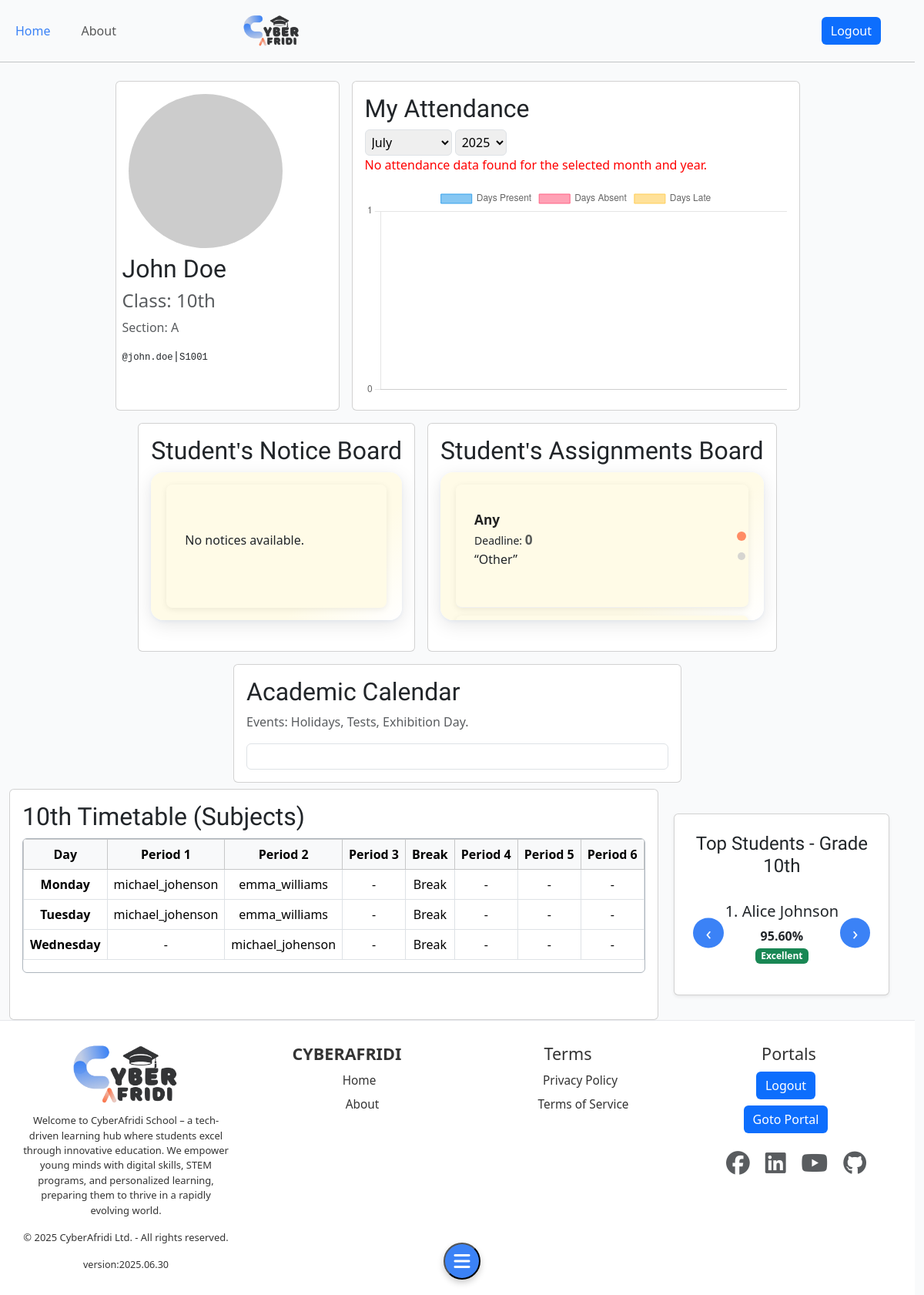
Page /views/portals/stportal (signed in) on the committed database.
### tables this page shows
CREATE TABLE `user_info` (
  `user_id` int NOT NULL,
  `first_name` varchar(100) NOT NULL,
  `last_name` varchar(100) NOT NULL,
  `username` varchar(40) NOT NULL,
  `email` varchar(255) NOT NULL,
  `phone_number` varchar(20) NOT NULL,
  `role` enum('student','teacher','parent','staff') NOT NULL,
  `password` varchar(255) NOT NULL,
  `date_of_birth` date DEFAULT NULL,
  `gender` enum('male','female','other') DEFAULT NULL,
  `address` varchar(255) DEFAULT NULL,
  `created_at` timestamp NULL DEFAULT CURRENT_TIMESTAMP,
  `updated_at` timestamp NULL DEFAULT CURRENT_TIMESTAMP ON UPDATE CURRENT_TIMESTAMP,
  `status` enum('active','inactive','suspended') DEFAULT 'active',
  `profile_picture` varchar(255) DEFAULT NULL,
  `student_id` varchar(50) DEFAULT NULL,
  `grade` varchar(20) DEFAULT NULL,
  `grade_incharge` varchar(10) DEFAULT NULL,
  `section` varchar(10) DEFAULT NULL,
  `guardian_name` varchar(100) DEFAULT NULL,
  `guardian_contact` varchar(20) DEFAULT NULL,
  `employee_id` varchar(50) DEFAULT NULL,
  `department` varchar(100) DEFAULT NULL,
  `subjects_taught` varchar(255) DEFAULT NULL,
  `join_date` date DEFAULT NULL,
  `qualification` varchar(100) DEFAULT NULL,
  `relationship_to_student` varchar(50) DEFAULT NULL,
  `children` json DEFAULT NULL,
  `child_user` varchar(50) DEFAULT NULL,
  `designation` varchar(100) DEFAULT NULL,
  `full_name` varchar(255) GENERATED ALWAYS AS (concat(`first_name`,_utf8mb4' ',`last_name`)) STORED,
  `parent_id` varchar(50) DEFAULT NULL
);

CREATE TABLE `assignments` (
  `username` varchar(100) NOT NULL,
  `role` varchar(100) NOT NULL,
  `title` varchar(200) NOT NULL,
  `description` varchar(400) NOT NULL,
  `deadline` int NOT NULL
);

### views/portals/stportal/index.php (the view, shortened to what this page needs)
<?php
    include_once __DIR__ . '/../../../config/config.php';
?>
<div class="container-fluid d-flex flex-wrap justify-content-center">
    <section class="card w-25 m-2 p-2" id="student_info" title="User Information">
            <?php
            $student_username = $_SESSION['user'];
            function getstudentInfo($student_username)
            {
                global $pdo;
                $stmt = $pdo->prepare("SELECT * FROM user_info WHERE username = ?");
                $stmt->execute([$student_username]);
                return $stmt->fetch(PDO::FETCH_ASSOC);
            }
            $student_info = getstudentInfo($student_username);
            ?>
            <div class="m-2">
                <img src="<?= htmlspecialchars($student_info['profile_picture']) ?>" alt="<?= htmlspecialchars($student_info['first_name']) ?>" class="rounded-circle img-fluid" title="User Profile">
            </div>
            <div>
                <h2 title="User Name"><?= htmlspecialchars(ucfirst($student_info['first_name'] . ' ' . $student_info['last_name'])) ?></h2>
                <h4 class="text-muted">Class: <?= htmlspecialchars($student_info['grade']) ?></h4>
                <p class="text-muted">Section: <?= htmlspecialchars(ucfirst($student_info['section'])) ?></p>
                <code class="text-dark user-select-none"><small title="username">@<?= htmlspecialchars($_SESSION['user']) ?></small>|<small title="student id"><?= htmlspecialchars($student_info['student_id']) ?></small></code>
            </div>
    </section>
    <section class="card m-2 w-50 p-3" id="student_attendance">
        <h2>My Attendance</h2>
        <?php
        function getMyAttendance($student_username, $selected_month = null, $selected_year = null)
        {
            global $pdo;
            $query = "SELECT year, month, present_days, absent_days, late_days FROM attendance WHERE username = ?";
            if ($selected_month && $selected_year) {
                $query .= " AND month = ? AND year = ?";
                $stmt = $pdo->prepare($query);
                $stmt->execute([$student_username, $selected_month, $selected_year]);
            } else {
                $stmt = $pdo->prepare($query);
                $stmt->execute([$student_username]);
            }
            return $stmt->fetchAll(PDO::FETCH_ASSOC);
        }
        $selected_month = isset($_GET['month']) ? $_GET['month'] : date('m');
        $selected_year = isset($_GET['year']) ? $_GET['year'] : date('Y');
        $my_attendance = getMyAttendance($student_username, $selected_month, $selected_year);
        if (empty($my_attendance)) {
            $error = "No attendance data found for the selected month and year.";
        }
        ?>
        <form method="GET">
            <select class="border rounded p-1" name="month" onchange="this.form.submit()">
                <option value="7" <?= $selected_month == 7 ? 'selected' : '' ?>>July</option>
            </select>
            <select class="border rounded p-1" name="year" onchange="this.form.submit()">
                <?php
                $current_year = date('Y');
                for ($i = $current_year - 5; $i <= $current_year + 5; $i++) {
                    echo '<option value="' . $i . '" ' . ($selected_year == $i ? 'selected' : '') . '>' . $i . '</option>';
                }
                ?>
            </select>
        </form>
        <?php if (isset($error)) : ?>
            <p style="color: red"><?= $error ?></p>
        <?php endif; ?>
        <canvas id="MyAttendanceChart" title="My Attendance"></canvas>
        </section>
    <section class="card m-2 p-3 notice_board" id="students_notice-board">
        <h2><?= htmlspecialchars(ucfirst($_SESSION['role'])) ?><span style="font-family:'Times New Roman', Times, serif;">'</span>s Notice Board</h2>
        <?php
            function getNoticesByRole($role)
            {
                global $pdo;
                $stmt = $pdo->prepare("SELECT * FROM notice_board WHERE role = :role");
                $stmt->bindParam(':role', $role, PDO::PARAM_STR);
                $stmt->execute();
                return $stmt->fetchAll(PDO::FETCH_ASSOC);
            }
            $role = isset($_SESSION['role']) ? $_SESSION['role'] : 'guest';
            $notices = getNoticesByRole($role);
        ?>
        <div class="swiper-container">
            <div class="swiper-wrapper">
                <?php if ($notices): ?>
                    <?php foreach ($notices as $notice): ?>
                        <div class="swiper-slide">
                            <div>
                                <strong><?= htmlspecialchars($notice['title']) ?></strong><br>
                                <small>Date: <strong class="text-muted"><?= htmlspecialchars($notice['created_at']) ?></strong></small><br>
                                <p>
                                    <span><q><?= htmlspecialchars($notice['content']) ?></q></span>
                                </p>
                                <button class="copy-notice-btn flex items-center gap-1 px-2 py-1 rounded bg-yellow-100 hover:bg-yellow-200 border border-yellow-300 text-yellow-700 text-xs transition focus:outline-none focus:ring-2 focus:ring-yellow-400" type="button"
                                data-notice="<?= htmlspecialchars(
                                    'Title: ' . $notice['title'] . "\n" .
                                    'Date: ' . $notice['created_at'] . "\n" .
                                    'Content: ' . $notice['content'],
                                    ENT_QUOTES
                                ) ?>"
                                title="Copy notice to clipboard">
                                <span class="inline-block" aria-hidden="true">📋</span>
                            </button>
                            </div>
                        </div>
                    <?php endforeach; ?>
                <?php else: ?>
                    <div class="swiper-slide">
                        <p>No notices available.</p>
                    </div>
                <?php endif; ?>
            </div>
        </div>
    </section>
    <section class="card m-2 p-3 assignments" id="student_class-assignments">
        <h2><?= htmlspecialchars(ucfirst($_SESSION['role'])) ?><span style="font-family:'Times New Roman', Times, serif;">'</span>s Assignments Board</h2>
        <?php
            function getassignments($role)
            {
                global $pdo;
                $stmt = $pdo->prepare("SELECT * FROM assignments WHERE role = :role");
                $stmt->bindParam(':role', $role, PDO::PARAM_STR);
                $stmt->execute();
                return $stmt->fetchAll(PDO::FETCH_ASSOC);
            }
            $role = isset($_SESSION['role']) ? $_SESSION['role'] : 'guest';
            $notices = getassignments($role);
        ?>
        <div class="swiper-container">
            <div class="swiper-wrapper">
                <?php if ($notices): ?>
                    <?php foreach ($notices as $notice): ?>
                        <div class="swiper-slide">
                            <div>
                                <strong><?= htmlspecialchars($notice['title']) ?></strong><br>
                                <small>Deadline: <strong class="text-muted"><?= htmlspecialchars($notice['deadline']) ?></strong></small><br>
                                <p>
                                    <span><q><?= htmlspecialchars($notice['description']) ?></q></span>
                                </p>
                            </div>
                        </div>
                    <?php endforeach; ?>
                <?php else: ?>
                    <div class="swiper-slide">
                        <p>No notices available.</p>
                    </div>
                <?php endif; ?>
            </div>
            <div class="swiper-pagination"></div>
        </div>
    </section>
</div>
<div class="container-fluid d-flex flex-wrap justify-content-center">
    <section class="card w-50 m-2 p-3" id="academic_calendar">
        <div>
            <h2>Academic Calendar</h2>
            <p class="text-muted">Events: Holidays, Tests, Exhibition Day.</p>
            <div id="academic_events" class="border w-auto rounded p-3"></div>
        </div>
    </section>
    <section class="card p-3" id="class_timetable">
        <h2><?= htmlspecialchars($student_info['grade']) ?> Timetable (Subjects)</h2>
        <?php
            $stmt = $pdo->prepare("SELECT grade FROM user_info WHERE username = ?");
            $stmt->execute([$student_username]);
            $grade = $stmt->fetchColumn();
            $subjectMap = [];
            $timetableRows = $pdo->query("SELECT * FROM timetable")->fetchAll(PDO::FETCH_ASSOC);
            $periodKeys = ['period_1','period_2','period_3','break_time','period_4','period_5','period_6'];
            $allDays = array_unique(array_column($timetableRows, 'day'));
            sort($allDays);
            $days = [];
            foreach ($allDays as $day) {
                $periods = [];
                foreach ($periodKeys as $period) {
                    if ($period === 'break_time') {
                        $periods[] = 'Break';
                        continue;
                    }
                    $teacherForPeriod = null;
                    foreach ($timetableRows as $row) {
                        if ($row['day'] === $day && $row[$period] === $grade) {
                            $teacherForPeriod = $row['username'];
                            break;
                        }
                    }
                    if ($teacherForPeriod) {
                        $subject = $subjectMap[$grade][$teacherForPeriod] ?? $teacherForPeriod;
                        $periods[] = $subject;
                    } else {
                        $periods[] = '-';
                    }
                }
                $days[$day] = $periods;
            }
        ?>
        <?php if (empty($days)): ?>
            <p>No timetable data found for grade <?= htmlspecialchars($grade) ?>.</p>
        <?php else: ?>
            <div class="table-responsive border border-dark-subtle rounded">
                <table class="table table-bordered text-center align-middle">
                    <thead class="table-light">
                        <tr>
                            <th>Day</th>
                            <th>Period 1</th>
                            <th>Period 2</th>
                            <th>Period 3</th>
                            <th>Break</th>
                            <th>Period 4</th>
                            <th>Period 5</th>
                            <th>Period 6</th>
                        </tr>
                    </thead>
                    <tbody>
                        <?php foreach ($days as $day => $periods): ?>
                            <tr>
                                <td><strong><?= htmlspecialchars($day) ?></strong></td>
                                <?php foreach ($periods as $subject): ?>
                                    <td><?= htmlspecialchars($subject) ?></td>
                                <?php endforeach; ?>
                            </tr>
                        <?php endforeach; ?>
                    </tbody>
                </table>
            </div>
        <?php endif; ?>
    </section>
    <?php
        $top_students = [
            ['rank'=>1,'name'=>'Alice Johnson','avg'=>'95.60%','remark'=>'Excellent','badge'=>'success','text'=>''],
            ['rank'=>2,'name'=>'Bob Smith','avg'=>'93.20%','remark'=>'Excellent','badge'=>'success','text'=>''],
            ['rank'=>3,'name'=>'Charlie Lee','avg'=>'91.45%','remark'=>'Very Good','badge'=>'warning','text'=>'text-dark'],
            ['rank'=>4,'name'=>'Diana Evans','avg'=>'90.10%','remark'=>'Very Good','badge'=>'warning','text'=>'text-dark'],
            ['rank'=>5,'name'=>'Eric Young','avg'=>'89.75%','remark'=>'Good','badge'=>'info','text'=>'text-dark'],
        ];
    ?>
    <section class="card p-4 shadow-sm" style="max-width:280px;margin:2rem auto" id="top_students">
        <h2 class="h4 mb-3 text-center">Top Students - Grade <span><?= htmlspecialchars($student_info['grade']) ?></span></h2>
        <div id="slider" style="overflow:hidden; position:relative;">
            <div id="slides" style="display:flex; transition:transform 0.4s ease;">
            <?php foreach ($top_students as $s): ?>
                <div style="min-width:100%; box-sizing:border-box; padding:1rem; text-align:center;">
                <h5><?= htmlspecialchars("{$s['rank']}. {$s['name']}") ?></h5>
                <p class="fw-semibold mb-1"><?= htmlspecialchars($s['avg']) ?></p>
                <span class="badge bg-<?= htmlspecialchars($s['badge']) ?> <?= htmlspecialchars($s['text']) ?>"><?= htmlspecialchars($s['remark']) ?></span>
                </div>
            <?php endforeach; ?>
            </div>
            <button id="prev" style="position:absolute;top:50%;left:0;transform:translateY(-50%);">‹</button>
            <button id="next" style="position:absolute;top:50%;right:0;transform:translateY(-50%);">›</button>
        </div>
    </section>
</div>

### rows in the picture
user_info: first_name+last_name "John Doe", grade "10th", section "A", student "S1001"
assignments: title "Any", deadline "0", description "Other"

### other values in the picture
$_SESSION['user'] "john.doe"
$error "No attendance data found for the selected month and year."
$_SESSION['role'] "Student"
$day "Monday"
$subject "michael_johenson"
$subject "emma_williams"
$subject "-"
$subject "Break"
$day "Tuesday"
$day "Wednesday"
$s['avg'] "95.60%"
$s['remark'] "Excellent"
form field year "2025"
